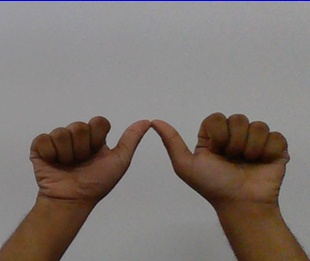
#> input picture datasets/american/A/1.jpg, 310 x 261 px, found by its file name; its folder holds 4 pictures in this run
$ jupyter execute --allow-errors IndianFinal.ipynb   (shell and % lines are left out)
#> lines starting #> are read from the running program, lines starting #| are printed output that depends on the picture; after the words box and inside, x2 and y2 are one past the last pixel; in counts of white or black regions, pixels touching at a corner belong together; pictures that were not available may be replaced by others from this repository, and a replacement may not be noted
<a href="https://colab.research.google.com/github/PMDixit/handGesture/blob/main/IndianFinal.ipynb" target="_parent"></a>

[cell 1]
import os
import torch
import torchvision
import tarfile
import torch.nn as nn
import numpy as np
import torch.nn.functional as F
from torchvision.datasets.utils import download_url
from torchvision.datasets import ImageFolder
from torch.utils.data import DataLoader, SubsetRandomSampler
import torchvision.transforms as tt
from torch.utils.data import random_split
from torchvision.utils import make_grid
import matplotlib
import matplotlib.pyplot as plt
import opendatasets as od
import cv2
import numpy as np
from PIL import Image
from google.colab.patches import cv2_imshow

matplotlib.rcParams['figure.facecolor'] = '#ffffff'#to keep background white

[cell 2]
project_name='indian-sign-language'

[cell 3]
#downloading dataset
dataset_url="https://www.kaggle.com/datasets/satwikpasumarthi/indian-sign-language-recognition"
#prajwalmdixit
#6960242e59b78799065573dee90d4200
od.download(dataset_url)
#> (this line was passed over: opendatasets is not available in this run)

[cell 4]
# Look into the data directory
data_dir = '/content/indian-sign-language-recognition/data1/train/'
classes = os.listdir(data_dir)
print(classes)

[cell 5]
#for indian combining both the test and train images to train folder
for i in classes:
    IMAGE_FILES = os.listdir("/content/indian-sign-language-recognition/data1/test/"+i)
    for idx, file in enumerate(IMAGE_FILES):
      img=cv2.imread("/content/indian-sign-language-recognition/data1/test/"+i+"/"+file)
#> img is the input picture: shape (261, 310, 3); mean B, G, R 112.7, 117.5, 126.7
      cv2.imwrite('/content/indian-sign-language-recognition/data1/train/'+i+"/"+ str(idx+60)+'.jpg', img)

[cell 6]
#listing 5 images of label A
A_file=os.listdir(data_dir+"A")
print("NO. of Training examples for A:",len(A_file))
print(A_file[:5])

[cell 7]
#listing the images for every label
di={}
for i in classes:
    di[i]=len(os.listdir(data_dir+i))
print(di)

[cell 8]
target_num = len(classes)
target_num

[cell 9]
#image preprocessing same as in vscode(application)
import shutil
minValue=50
#shutil.rmtree("/content/segmentedImage/")
kernel = cv2.getStructuringElement(cv2.MORPH_RECT, (2,2))
#for every class (36 classes)
for i in classes:
    #creating dir for every class
    os.makedirs("/content/segmentedImage/"+i,exist_ok=True)
    IMAGE_FILES = os.listdir(data_dir+i)[:1500]
    #for every image for the selected class(label)
    for idx, file in enumerate(IMAGE_FILES):
      img=cv2.imread(data_dir+i+"/"+file)
      #grayscale
      gray = cv2.cvtColor(img, cv2.COLOR_BGR2GRAY)
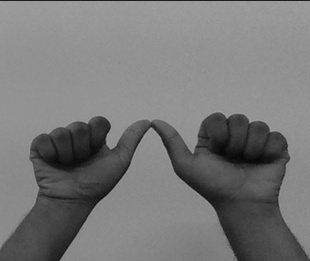
#> gray: shape (261, 310); min 5, max 160, mean 119.7
      #gussianblur
      blur = cv2.GaussianBlur(gray,(5,5),2)
      #thresolding
      th3 = cv2.adaptiveThreshold(blur,255,cv2.ADAPTIVE_THRESH_GAUSSIAN_C,cv2.THRESH_BINARY_INV,11,2)
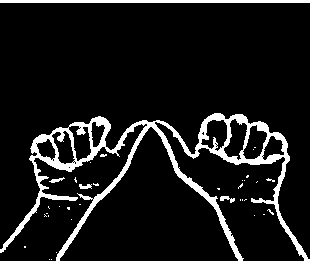
#> th3: shape (261, 310); 9.5% white; 36 white regions (31 under 20 px), largest, box (x1, y1, x2, y2) and area: (0, 113, 310, 261) 6492, (0, 0, 310, 3) 930, (220, 196, 235, 203) 56, (79, 184, 92, 189) 47, (49, 177, 65, 183) 42
      ret, res = cv2.threshold(th3, minValue, 255, cv2.THRESH_BINARY_INV+cv2.THRESH_OTSU)
#> ret = 0
      #morphological operations
      res = cv2.morphologyEx(res, cv2.MORPH_CLOSE, kernel)
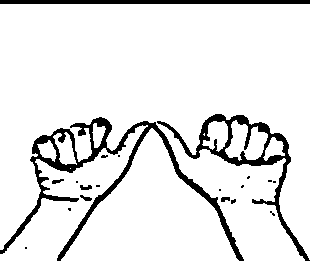
#> res: shape (261, 310); 90.3% white; 20 black regions (13 under 20 px), largest, box (x1, y1, x2, y2) and area: (0, 117, 244, 261) 3961, (157, 114, 310, 261) 2409, (0, 0, 310, 4) 1240
      #saving preprocessed image
      cv2.imwrite('/content/segmentedImage/'+i+"/"+ str(idx)+'.jpg', res)

$ run again, on datasets/american/A/4.jpg
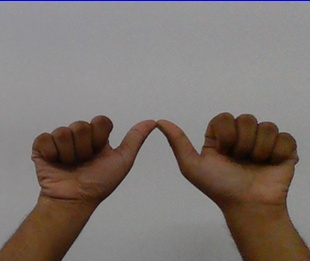
#> input picture datasets/american/A/4.jpg, 310 x 261 px, found by its file name
#> img is the input picture: shape (261, 310, 3); mean B, G, R 111.8, 116.7, 126
#> `th3 = cv2.adaptiveThreshold(blur,255,cv2.ADAPTIVE_THRESH_GAUSSIAN_C,cv..`:
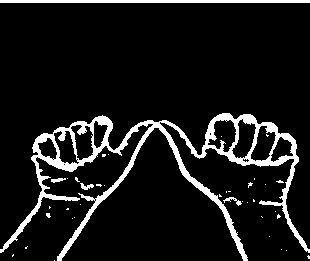
#> th3: shape (261, 310); 9.6% white; 39 white regions (34 under 20 px), largest, box (x1, y1, x2, y2) and area: (0, 113, 310, 261) 6516, (0, 0, 310, 3) 930, (223, 197, 242, 206) 58, (80, 183, 94, 190) 53, (51, 178, 66, 183) 45
#> ret = 0
#> `res = cv2.morphologyEx(res, cv2.MORPH_CLOSE, kernel)`:
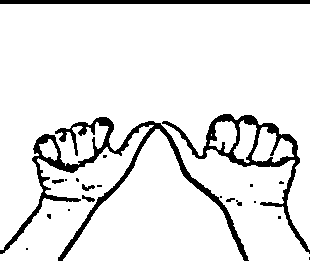
#> res: shape (261, 310); 90.3% white; 21 black regions (13 under 20 px), largest, box (x1, y1, x2, y2) and area: (0, 117, 249, 261) 3983, (162, 114, 310, 254) 2375, (0, 0, 310, 4) 1240
